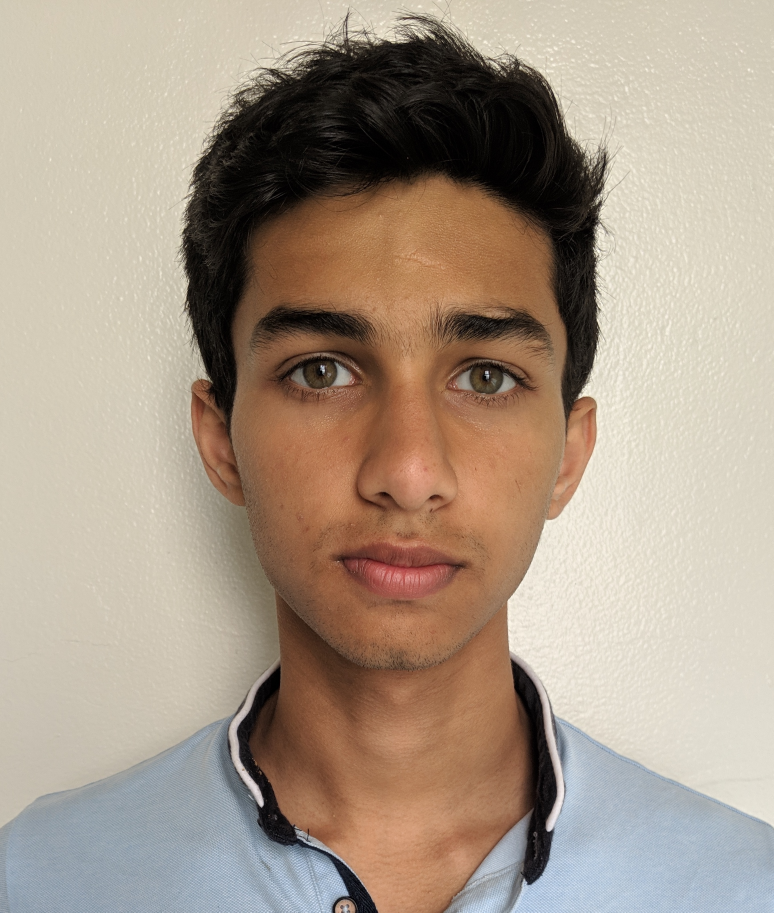
#> input picture code/AnujCloseUpPortrait.jpg, 2321 x 2738 px, found by its file name (shown at 1/3 size)
$ jupyter execute Main.ipynb   (shell and % lines are left out)   (older library calls are emulated)
#> lines starting #> are read from the running program, lines starting #| are printed output that depends on the picture
[cell 1]
import math
import time
import glob
import numpy as np
import matplotlib.pyplot as plt
from matplotlib import path
from matplotlib.path import Path
import skimage.transform as sktr
import skimage.color as color
import skimage.io as skio
import scipy.misc
from scipy import interpolate
from scipy.spatial import Delaunay
import scipy
import cv2
from pylab import plot, ginput, show, axis
from PIL import Image
plt.rcParams['image.cmap'] = 'gray'
# %pylab inline
%pylab qt

# Defining Correspondences

### Functions

[cell 2]
def getpoints(img):
    plt.figure()
    plt.imshow(img)
    pts = ginput(44, timeout=500)
    pts = [(0,0),(0,img.shape[0]-1),(img.shape[1]-1,0),(img.shape[1]-1,img.shape[0]-1)]+pts
    pts = np.array(pts)
    plt.close()
    plt.figure()
    plt.imshow(img)
    plt.plot(pts[:,0], pts[:,1], "r+")
    plt.show()
    return pts

[cell 3]
def getavg(pts1,pts2):
    pts_avg = pts1+0.5*(pts2-pts1)
    return pts_avg

[cell 4]
def scale_to_average(img1, img2, scalingFactor):
    width = int(np.floor((img1.shape[1] + img2.shape[1]) * (scalingFactor/2)))
    height = int(np.floor((img1.shape[0] + img2.shape[0]) * (scalingFactor/2)))
    dim = [width, height]

    img1Rszed = cv2.resize(img1, dim)
    img2Rszed = cv2.resize(img2, dim)
    return img1Rszed, img2Rszed

### Main

[cell 5]
#Get points
img1 = plt.imread("/Users/Anuj/Downloads/Face-Morphing/code/AnujCloseUpPortrait.jpg")/255.
img2 = plt.imread("/Users/Anuj/Downloads/Face-Morphing/code/BharatCloseUp.jpg")/255.
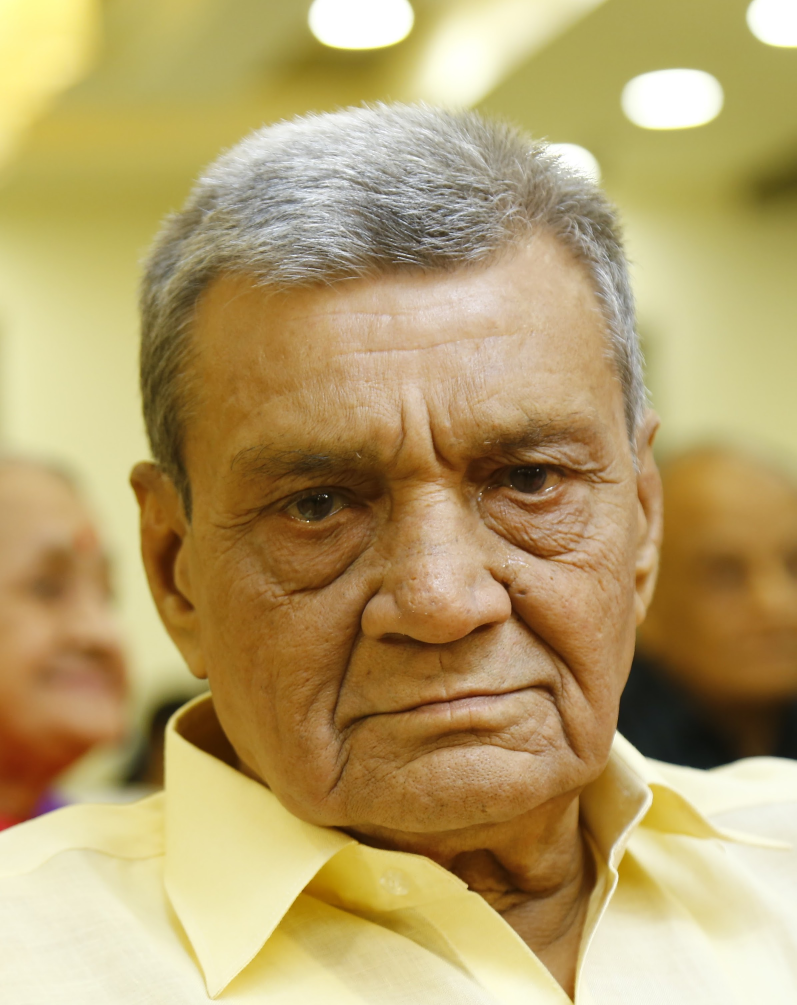
#> input picture code/BharatCloseUp.JPG, 2390 x 3015 px, found by its file name (shown at 1/3 size)
img1, img2 = scale_to_average(img1, img2, 0.125)
#> in scale_to_average, `img1Rszed = cv2.resize(img1, dim)`:
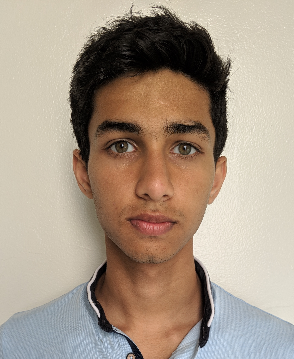
#> img1Rszed: shape (359, 294, 3) float64; mean R, G, B 0.663, 0.6, 0.537
#> in scale_to_average, `img2Rszed = cv2.resize(img2, dim)`:
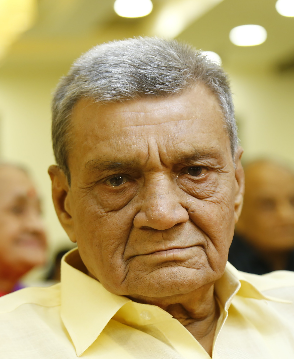
#> img2Rszed: shape (359, 294, 3) float64; mean R, G, B 0.712, 0.626, 0.419
pts1 = getpoints(img1)
pts2 = getpoints(img2)
